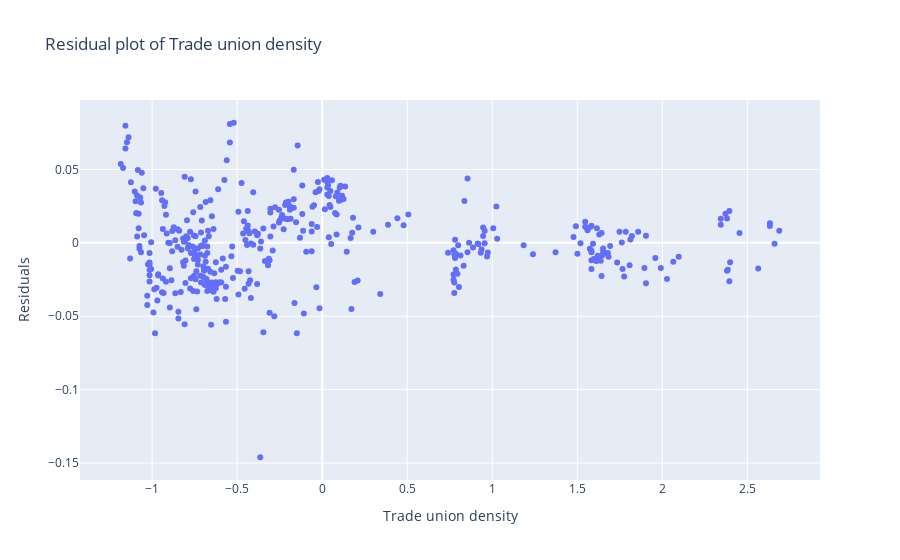
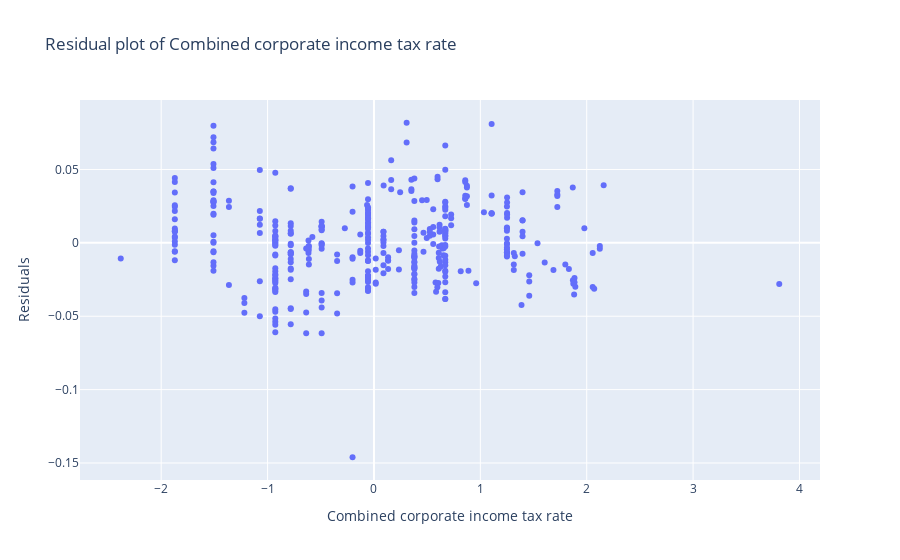
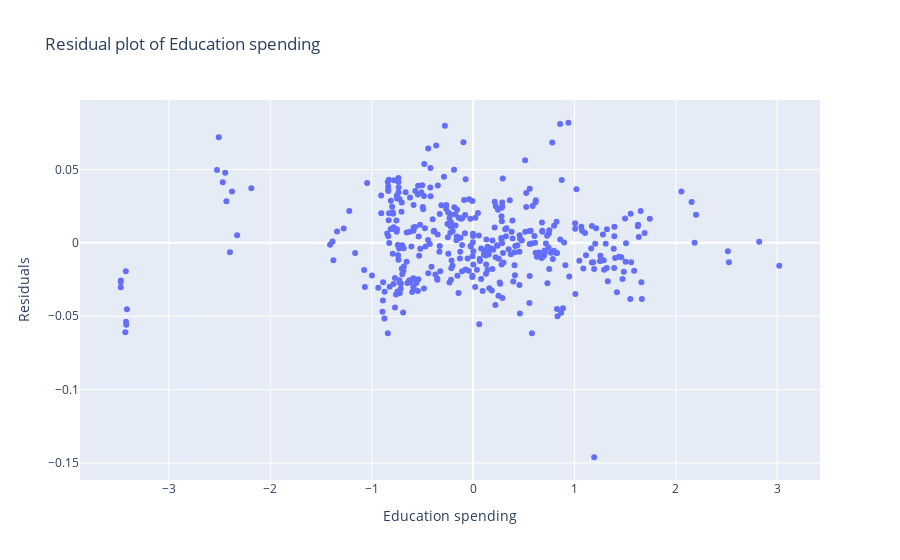
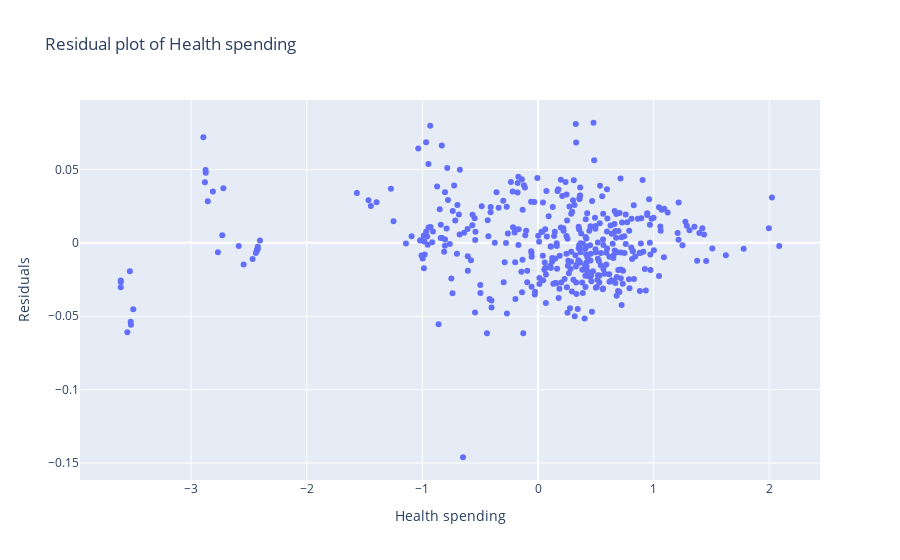

These figures' notebook cell, in order:
### Code cell
for i in range(len(X_df.columns)):
    colname = X_df.columns[i]
    fig = px.scatter(x = X[:, i], y = log_results['resids'], title=f'Residual plot of {colname}', labels={'x': colname, 'y': 'Residuals'})
    fig.show()

### Figure 1 — Plotly figure (JSON) as saved in the notebook; plotly's stock layout.template omitted (floating-point values rounded to 4 significant figures; data arrays with more than 128 entries replaced by an {"elided": "..."} marker saying what was removed)
{"data": [{"hovertemplate": "Trade union density=%{x}<br>Residuals=%{y}<extra></extra>", "legendgroup": "", "marker": {"color": "#636efa", "symbol": "circle"}, "mode": "markers", "name": "", "orientation": "v", "showlegend": false, "type": "scatter", "x": {"elided": "400 float values"}, "xaxis": "x", "y": {"elided": "400 float values"}, "yaxis": "y"}], "layout": {"legend": {"tracegroupgap": 0}, "title": {"text": "Residual plot of Trade union density"}, "xaxis": {"anchor": "y", "domain": [0, 1], "title": {"text": "Trade union density"}}, "yaxis": {"anchor": "x", "domain": [0, 1], "title": {"text": "Residuals"}}}}

### Figure 2 — Plotly figure (JSON) as saved in the notebook; plotly's stock layout.template omitted (floating-point values rounded to 4 significant figures; data arrays with more than 128 entries replaced by an {"elided": "..."} marker saying what was removed)
{"data": [{"hovertemplate": "Combined corporate income tax rate=%{x}<br>Residuals=%{y}<extra></extra>", "legendgroup": "", "marker": {"color": "#636efa", "symbol": "circle"}, "mode": "markers", "name": "", "orientation": "v", "showlegend": false, "type": "scatter", "x": {"elided": "400 float values"}, "xaxis": "x", "y": {"elided": "400 float values"}, "yaxis": "y"}], "layout": {"legend": {"tracegroupgap": 0}, "title": {"text": "Residual plot of Combined corporate income tax rate"}, "xaxis": {"anchor": "y", "domain": [0, 1], "title": {"text": "Combined corporate income tax rate"}}, "yaxis": {"anchor": "x", "domain": [0, 1], "title": {"text": "Residuals"}}}}

### Figure 3 — Plotly figure (JSON) as saved in the notebook; plotly's stock layout.template omitted (floating-point values rounded to 4 significant figures; data arrays with more than 128 entries replaced by an {"elided": "..."} marker saying what was removed)
{"data": [{"hovertemplate": "Education spending=%{x}<br>Residuals=%{y}<extra></extra>", "legendgroup": "", "marker": {"color": "#636efa", "symbol": "circle"}, "mode": "markers", "name": "", "orientation": "v", "showlegend": false, "type": "scatter", "x": {"elided": "400 float values"}, "xaxis": "x", "y": {"elided": "400 float values"}, "yaxis": "y"}], "layout": {"legend": {"tracegroupgap": 0}, "title": {"text": "Residual plot of Education spending"}, "xaxis": {"anchor": "y", "domain": [0, 1], "title": {"text": "Education spending"}}, "yaxis": {"anchor": "x", "domain": [0, 1], "title": {"text": "Residuals"}}}}

### Figure 4 — Plotly figure (JSON) as saved in the notebook; plotly's stock layout.template omitted (floating-point values rounded to 4 significant figures; data arrays with more than 128 entries replaced by an {"elided": "..."} marker saying what was removed)
{"data": [{"hovertemplate": "Health spending=%{x}<br>Residuals=%{y}<extra></extra>", "legendgroup": "", "marker": {"color": "#636efa", "symbol": "circle"}, "mode": "markers", "name": "", "orientation": "v", "showlegend": false, "type": "scatter", "x": {"elided": "400 float values"}, "xaxis": "x", "y": {"elided": "400 float values"}, "yaxis": "y"}], "layout": {"legend": {"tracegroupgap": 0}, "title": {"text": "Residual plot of Health spending"}, "xaxis": {"anchor": "y", "domain": [0, 1], "title": {"text": "Health spending"}}, "yaxis": {"anchor": "x", "domain": [0, 1], "title": {"text": "Residuals"}}}}
